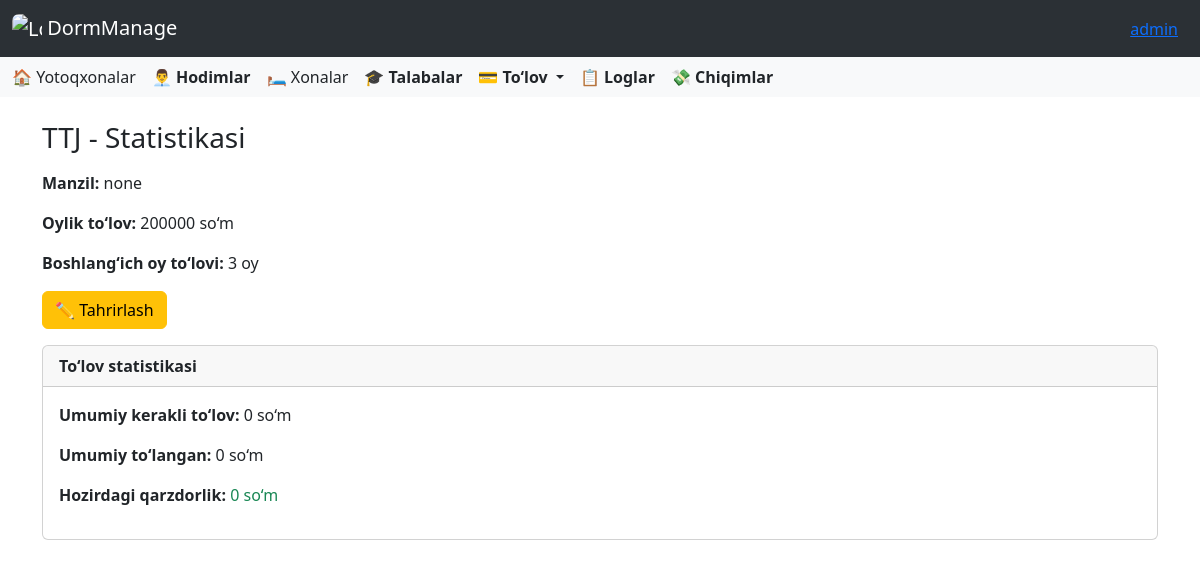
/dormitory/1/ (signed in), run on the app's committed database.
### accounts/models.py (models this page shows, shortened)
class CustomUser(AbstractUser):
    ROLE_CHOICES = [
        ('director', 'Direktor'),
        ('employee', 'Xodim'),
    ]
    role = models.CharField(
        max_length=10,
        choices=ROLE_CHOICES,
        default='other',
        verbose_name='Lavozim'
    )
    work_start = models.TimeField(
        verbose_name='Ish boshlanish vaqti',
        null=True,
        blank=True
    )
    work_end = models.TimeField(
        verbose_name='Ish tugash vaqti',
        null=True,
        blank=True
    )
    phone_number = models.CharField(
        max_length=20,
        blank=True,
        verbose_name='Telefon raqami'
    )
    hire_date = models.CharField(
        max_length=10,
        null=True,
        blank=True,
        verbose_name='Ishga qabul qilingan sana'
    )
    photo = models.ImageField(
        upload_to=staff_photo_upload_path,
        blank=False,
        null=False,
        verbose_name='Hodim surati'
    )
    salary = models.PositiveIntegerField(
        verbose_name='Maosh',
        null=True,
        blank=True,
        help_text="Hodimning maoshi (so'mda)"
    )
    is_in_dormitory = models.BooleanField(default=False)

### dormitory/models.py (models this page shows, shortened)
class Dormitory(models.Model):
    director = models.ForeignKey(Director, on_delete=models.CASCADE, related_name='dormitories')
    name = models.CharField(max_length=300, blank=False)
    address = models.CharField(max_length=300, blank=False)
    monthly_payment = models.PositiveIntegerField(default=0, verbose_name="Oylik to‘lov miqdori (so'm)")
    default_monthly_payment = models.PositiveIntegerField(
        default=1,
        help_text="Shartnomaga asosan boshlang‘ich oylik to‘lov (so‘mda)"
    )
    last_update_time = models.DateTimeField(blank=True, null=True)

### dormitory/views.py (the view, shortened to what this page needs)
# urls.py: path('<int:pk>/', DormitoryDetailView.as_view(), name='dormitory_detail'),
class DormitoryDetailView(LoginRequiredMixin, DirectorOnlyMixin, DetailView):
    model = Dormitory
    template_name = 'dormitory/dormitory_detail.html'
    context_object_name = 'dorm'
    def get_context_data(self, **kwargs):
        context = super().get_context_data(**kwargs)
        dorm = self.get_object()
        students = Student.objects.filter(dormitory=dorm)
        total_required = 0
        total_paid = 0
        total_debt = 0
        from datetime import date
        from dateutil.relativedelta import relativedelta
        today = date.today()
        context["total_required"] = round(total_required, 2)
        context["total_paid"] = round(total_paid, 2)
        context["total_debt"] = round(total_debt, 2)
        return context

### dormitory/views.py (called while the page is built)
    def test_func(self):
        return hasattr(self.request.user, 'director')

### templates/dormitory/dormitory_detail.html
{% extends 'base.html' %}
{% block content %}
<div class="container mt-4">
    <h3 class="mb-3">{{ dorm.name }} - Statistikasi</h3>
    <div class="mb-3">
        <p><strong>Manzil:</strong> {{ dorm.address }}</p>
        <p><strong>Oylik to‘lov:</strong> {{ dorm.monthly_payment }} so‘m</p>
        <p><strong>Boshlang‘ich oy to‘lovi:</strong> {{ dorm.default_monthly_payment }} oy</p>
    </div>
    <a href="{% url 'dormitory_edit' dorm.pk %}" class="btn btn-warning mb-3">✏️ Tahrirlash</a>
    <div class="card">
        <div class="card-header"><strong>To‘lov statistikasi</strong></div>
        <div class="card-body">
            <p><strong>Umumiy kerakli to‘lov:</strong> {{ total_required|floatformat:0 }} so‘m</p>
            <p><strong>Umumiy to‘langan:</strong> {{ total_paid|floatformat:0 }} so‘m</p>
            <p><strong>Hozirdagi qarzdorlik:</strong>
                {% if total_debt > 0 %}
                <span class="text-danger">{{ total_debt|floatformat:0 }} so‘m</span>
                {% else %}
                <span class="text-success">0 so‘m</span>
                {% endif %}
            </p>
        </div>
    </div>
</div>
{% endblock %}

### templates/base.html (shortened to what this page needs)
<!DOCTYPE html>
<html lang="en">
<head>
    <link href="https://cdn.jsdelivr.net/npm/bootstrap@5.3.5/dist/css/bootstrap.min.css" rel="stylesheet">
    <link rel="stylesheet" href="https://cdnjs.cloudflare.com/ajax/libs/font-awesome/6.0.0/css/all.min.css">
    <link rel="stylesheet" href="https://cdn.jsdelivr.net/npm/bootstrap-icons@1.10.5/font/bootstrap-icons.css">
    <link href="https://cdn.jsdelivr.net/npm/select2@4.1.0-rc.0/dist/css/select2.min.css" rel="stylesheet" />
</head>
<body>
<nav class="navbar bg-body-tertiary" data-bs-theme="dark">
  <div class="container-fluid">
    <a class="navbar-brand" href="{% url 'dashboard' %}">
      <img src="/media/images/icon.png" alt="Logo" style="width:30px; height:30px; border-radius:7px" class="d-inline-block align-text-top">
      DormManage
    </a>
    <div class="ms-auto" style="margin: 0 10px;">
      <a href="#" class="text-primary text-decoration-underline" data-bs-toggle="modal" data-bs-target="#userInfoModal">
        {% if user.first_name %}
          {{ user.first_name }}
        {% else %} {{ user.username }}
        {% endif %}
      </a>
    </div>
  </div>
</nav>
<nav class="navbar bg-body-tertiary">
  <div class="container-fluid">
    <div class="d-none d-lg-flex gap-3 align-items-center">
  {% if user.role == 'director' %}
  <a class="nav-link" href="{% url 'dormitories' %}">🏠 Yotoqxonalar</a>
  <a class="nav-link" href="{% url 'employees' %}"><strong>👨‍💼 Hodimlar</strong></a>
  {% endif %}
  <a class="nav-link" href="{% url 'rooms' %}">🛏️ Xonalar</a>
  <a class="nav-link" href="{% url 'students' %}"><strong>🎓 Talabalar</strong></a>
  <div class="nav-item dropdown">
    <a class="nav-link dropdown-toggle" href="#" role="button" data-bs-toggle="dropdown" aria-expanded="false">
      <strong>💳 To‘lov</strong>
    </a>
  </div>
  <a class="nav-link" href="{% url 'logs' %}"><strong>📋 Loglar</strong></a>
  <a class="nav-link" href="{% url 'expense_list' %}"><strong>💸 Chiqimlar</strong></a>
</div>
  </div>
</nav>
{% block content %}
{% endblock %}
</body>
</html>

### data on the page
CustomUser: first_name "admin"
Dormitory: name "TTJ", address "none", monthly_payment "200000", default_monthly_payment "3"

### other printed values
{{ total_required|floatformat:0 }} "0"
{{ total_paid|floatformat:0 }} "0"
